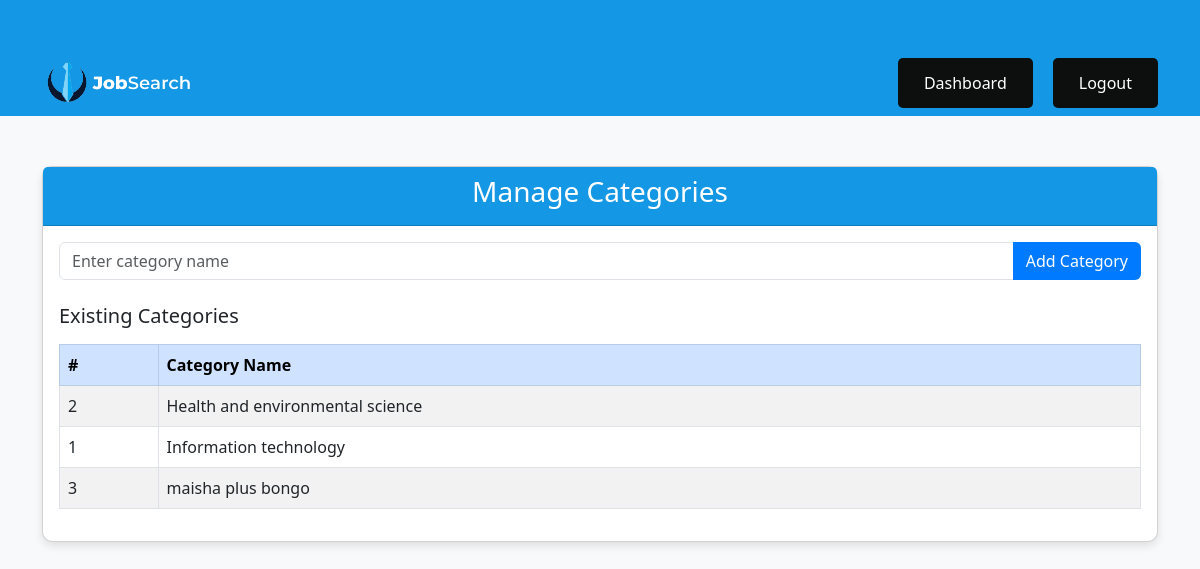
Screenshot of /dashboards/post_category.php (signed in) with the database file from the repository.
### tables this page shows
CREATE TABLE `categories` (
  `category_id` int(11) NOT NULL,
  `name` varchar(100) NOT NULL
);

### dashboards/post_category.php (the view, shortened to what this page needs)
<?php
require_once '../includes/db.php';
$stmt = $pdo->prepare("SELECT * FROM categories ORDER BY name ASC");
$stmt->execute();
$categories = $stmt->fetchAll();
?>
<!DOCTYPE html>
<html lang="en">
<head>
    <link href="https://cdn.jsdelivr.net/npm/bootstrap@5.3.0/dist/css/bootstrap.min.css" rel="stylesheet">
    <link rel="stylesheet" href="../assets/main_nav.css">
</head>
<body>
<nav class="navbar navbar-expand-lg navbar-dark bg-primary">
        <div class="container">
            <img src="/templates/pwk.png" alt="Logo" style="max-width:150px;" />
            <div class="collapse navbar-collapse justify-content-end" id="navbarNav">
                <ul class="navbar-nav">
                    <li class="nav-item"><a class="nav-link" href="super_admin_dashboard.php">Dashboard</a></li>
                    <li class="nav-item"><a class="nav-link" href="../logout.php">Logout</a></li>
                </ul>
            </div>
        </div>
    </nav>
    <div class="container">
        <div class="card">
            <div class="card-header bg-primary text-white">
                <h3 class="text-center">Manage Categories</h3>
            </div>
            <div class="card-body">
                <form method="POST" class="mb-4">
                    <div class="input-group">
                        <input type="text" name="category_name" class="form-control" placeholder="Enter category name" required>
                        <button type="submit" name="add_category" class="btn btn-custom">Add Category</button>
                    </div>
                </form>
                <h5 class="mb-3">Existing Categories</h5>
                <table class="table table-bordered table-striped">
                    <thead class="table-primary">
                        <tr>
                            <th>#</th>
                            <th>Category Name</th>
                        </tr>
                    </thead>
                    <tbody>
                        <?php if ($categories): ?>
                            <?php foreach ($categories as $category): ?>
                                <tr>
                                    <td><?= htmlspecialchars($category['category_id']) ?></td>
                                    <td><?= htmlspecialchars($category['name']) ?></td>
                                </tr>
                            <?php endforeach; ?>
                        <?php else: ?>
                            <tr>
                                <td colspan="2" class="text-center">No categories found.</td>
                            </tr>
                        <?php endif; ?>
                    </tbody>
                </table>
            </div>
        </div>
    </div>
</body>
</html>

### assets/main_nav.css (style rules this page uses)
.nav-item { margin-left: 20px; background-color: rgb(13, 14, 14); border-radius: 5px; padding: 5px 10px; }
.nav-link { color: white !important; }
.bg-primary { background-color: #1497e4 !important; }
.navbar-nav .nav-link { color: white !important; transition: background-color 0.3s ease, transform 0.2s ease; padding: 0.5rem 1rem !important; border-radius: 4px; }

### dashboards/post_category.php (style rules this page uses)
body { background-color: #f8f9fa; font-family: 'Segoe UI', sans-serif; }
.container { margin-top: 50px; }
.card { border-radius: 10px; box-shadow: 0 4px 8px rgba(0, 0, 0, 0.1); }
.btn-custom { background-color: #007bff; color: white; }
.table th, .table td { vertical-align: middle; }

### rows the page displays
categories: category_id "2", name "Health and environmental science"
categories: category_id "1", name "Information technology"
categories: category_id "3", name "maisha plus bongo"
